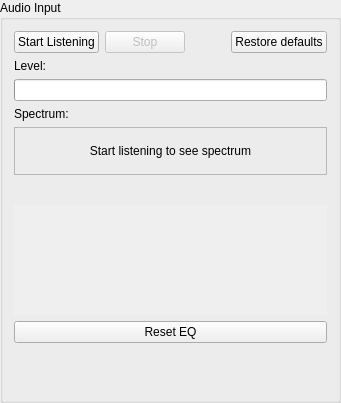
<?xml version="1.0" encoding="UTF-8"?>
<ui version="4.0">
 <class>AudioInputPanel</class>
 <widget class="QGroupBox" name="AudioInputPanel">
  <property name="title">
   <string>Audio Input</string>
  </property>
  <property name="visible">
   <bool>false</bool>
  </property>
  <layout class="QVBoxLayout" name="mainLayout">
   <item>
    <layout class="QHBoxLayout" name="topControlsRow">
     <item>
      <widget class="QPushButton" name="startButton">
       <property name="text">
        <string>Start Listening</string>
       </property>
      </widget>
     </item>
     <item>
      <widget class="QPushButton" name="stopButton">
       <property name="enabled">
        <bool>false</bool>
       </property>
       <property name="text">
        <string>Stop</string>
       </property>
      </widget>
     </item>
     <item>
      <spacer name="topControlsSpacer">
       <property name="orientation">
        <enum>Qt::Horizontal</enum>
       </property>
       <property name="sizeHint" stdset="0">
        <size>
         <width>40</width>
         <height>20</height>
        </size>
       </property>
      </spacer>
     </item>
     <item>
      <widget class="QPushButton" name="restoreDefaultsButton">
       <property name="text">
        <string>Restore defaults</string>
       </property>
      </widget>
     </item>
    </layout>
   </item>
   <item>
    <widget class="QLabel" name="levelCaption">
     <property name="text">
      <string>Level:</string>
     </property>
    </widget>
   </item>
   <item>
    <widget class="QProgressBar" name="levelBar">
     <property name="maximum">
      <number>1000</number>
     </property>
     <property name="textVisible">
      <bool>false</bool>
     </property>
     <property name="value">
      <number>0</number>
     </property>
    </widget>
   </item>
   <item>
    <widget class="QLabel" name="spectrumCaption">
     <property name="text">
      <string>Spectrum:</string>
     </property>
    </widget>
   </item>
   <item>
    <widget class="QLabel" name="spectrumLabel">
     <property name="sizePolicy">
      <sizepolicy hsizetype="Preferred" vsizetype="Fixed">
       <horstretch>0</horstretch>
       <verstretch>0</verstretch>
      </sizepolicy>
     </property>
     <property name="minimumSize">
      <size>
       <width>280</width>
       <height>48</height>
      </size>
     </property>
     <property name="maximumSize">
      <size>
       <width>16777215</width>
       <height>48</height>
      </size>
     </property>
     <property name="scaledContents">
      <bool>false</bool>
     </property>
     <property name="frameShape">
      <enum>QFrame::StyledPanel</enum>
     </property>
     <property name="alignment">
      <set>Qt::AlignCenter</set>
     </property>
     <property name="text">
      <string>Start listening to see spectrum</string>
     </property>
    </widget>
   </item>
   <item>
    <widget class="EffectLabeledComboRow" name="deviceRow" native="true"/>
   </item>
   <item>
    <widget class="EffectSliderRow" name="gainRow" native="true"/>
   </item>
   <item>
    <widget class="EffectSliderRow" name="decayRow" native="true"/>
   </item>
   <item>
    <widget class="EffectSectionHeading" name="eqHeading" native="true"/>
   </item>
   <item>
    <widget class="QScrollArea" name="eqScroll">
     <property name="maximumSize">
      <size>
       <width>16777215</width>
       <height>110</height>
      </size>
     </property>
     <property name="widgetResizable">
      <bool>true</bool>
     </property>
     <property name="horizontalScrollBarPolicy">
      <enum>Qt::ScrollBarAsNeeded</enum>
     </property>
     <property name="verticalScrollBarPolicy">
      <enum>Qt::ScrollBarAlwaysOff</enum>
     </property>
     <property name="frameShape">
      <enum>QFrame::NoFrame</enum>
     </property>
    </widget>
   </item>
   <item>
    <widget class="QPushButton" name="eqResetButton">
     <property name="text">
      <string>Reset EQ</string>
     </property>
    </widget>
   </item>
   <item>
    <widget class="EffectInfoLabel" name="helpLabel" native="true"/>
   </item>
   <item>
    <spacer name="bottomSpacer">
     <property name="orientation">
      <enum>Qt::Vertical</enum>
     </property>
     <property name="sizeHint" stdset="0">
      <size>
       <width>20</width>
       <height>40</height>
      </size>
     </property>
    </spacer>
   </item>
  </layout>
 </widget>
 <customwidgets>
  <customwidget>
   <class>EffectSliderRow</class>
   <extends>QWidget</extends>
   <header>EffectSliderRow.h</header>
   <container>1</container>
  </customwidget>
  <customwidget>
   <class>EffectInfoLabel</class>
   <extends>QWidget</extends>
   <header>EffectInfoLabel.h</header>
   <container>1</container>
  </customwidget>
  <customwidget>
   <class>EffectLabeledComboRow</class>
   <extends>QWidget</extends>
   <header>EffectLabeledComboRow.h</header>
   <container>1</container>
  </customwidget>
  <customwidget>
   <class>EffectSectionHeading</class>
   <extends>QWidget</extends>
   <header>EffectSectionHeading.h</header>
   <container>1</container>
  </customwidget>
 </customwidgets>
 <resources/>
 <connections/>
</ui>
